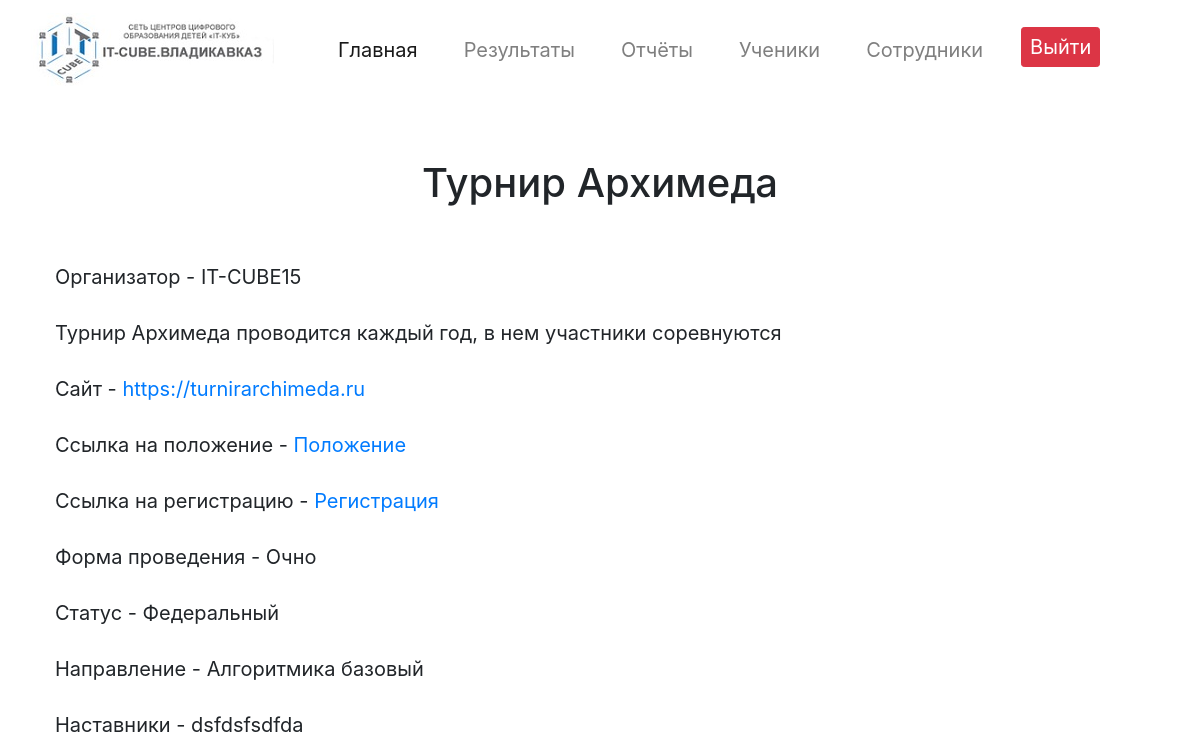
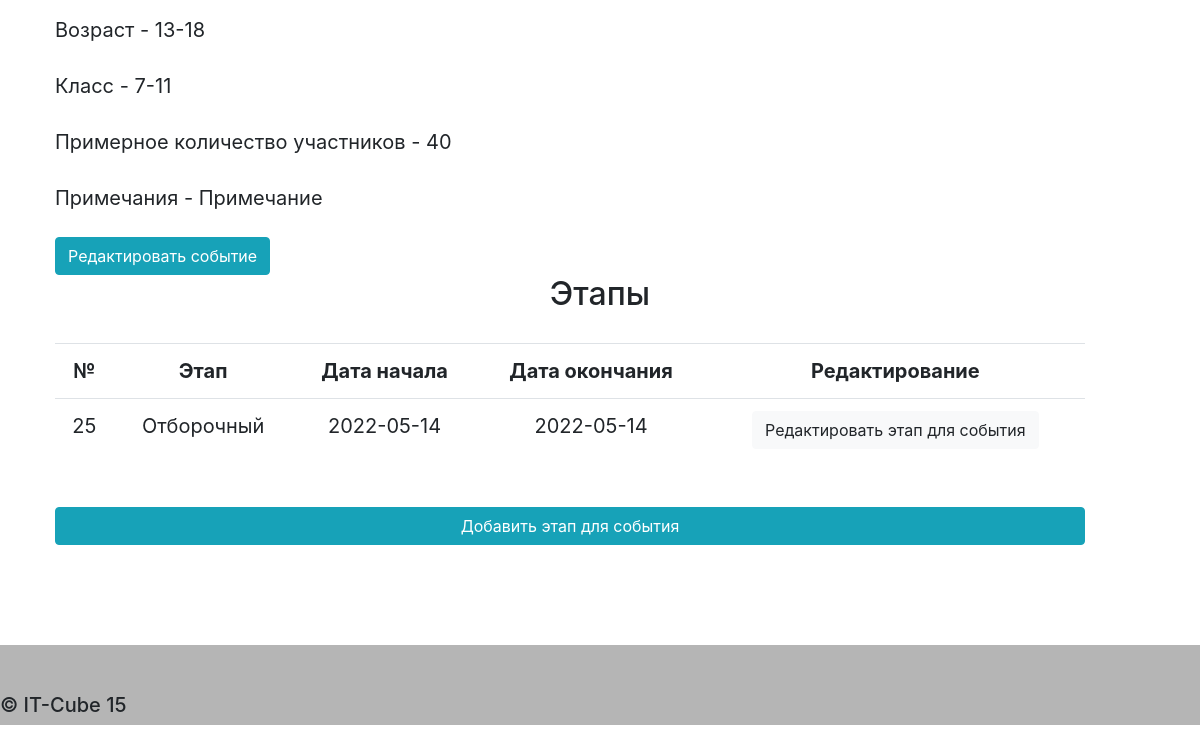
The page /event_more/10 (signed in) on the database as committed earlier (2 pictures, top to bottom).
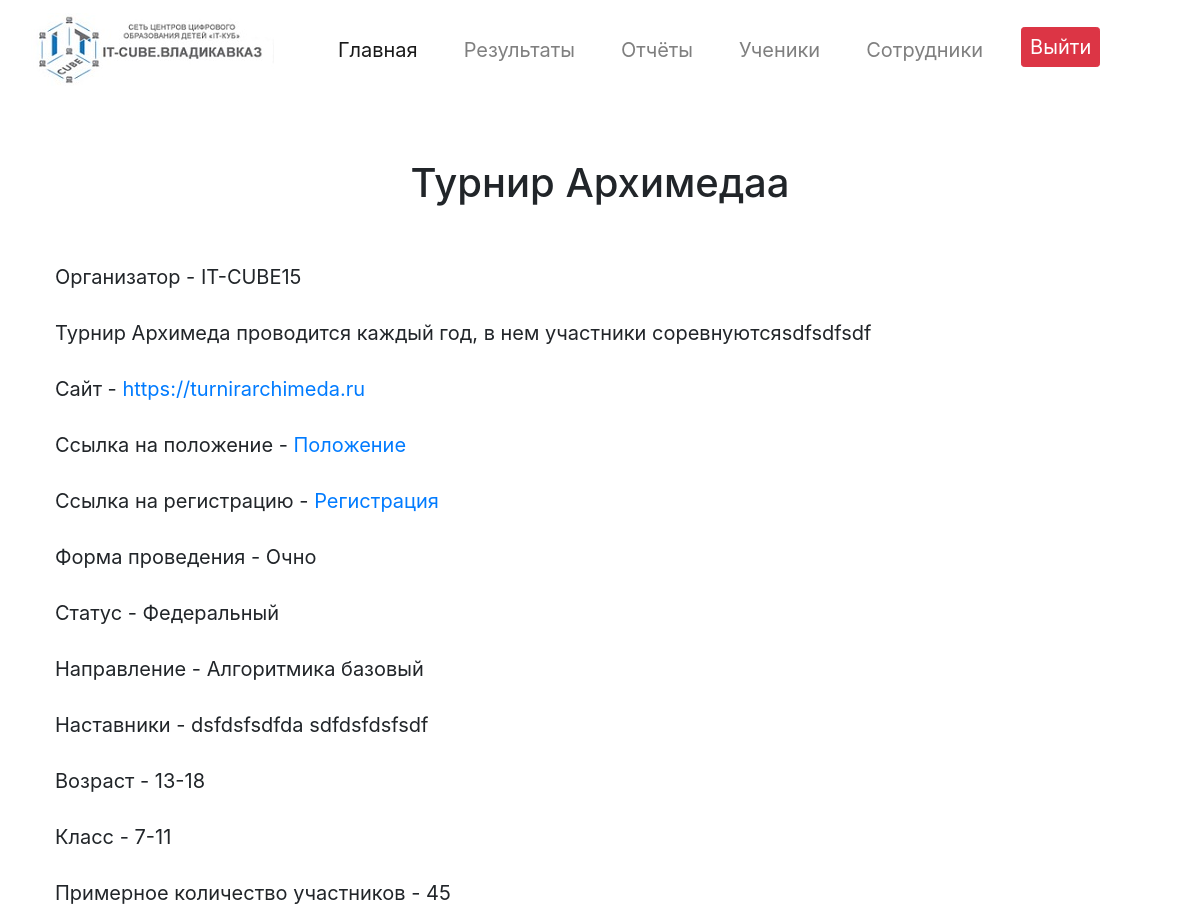
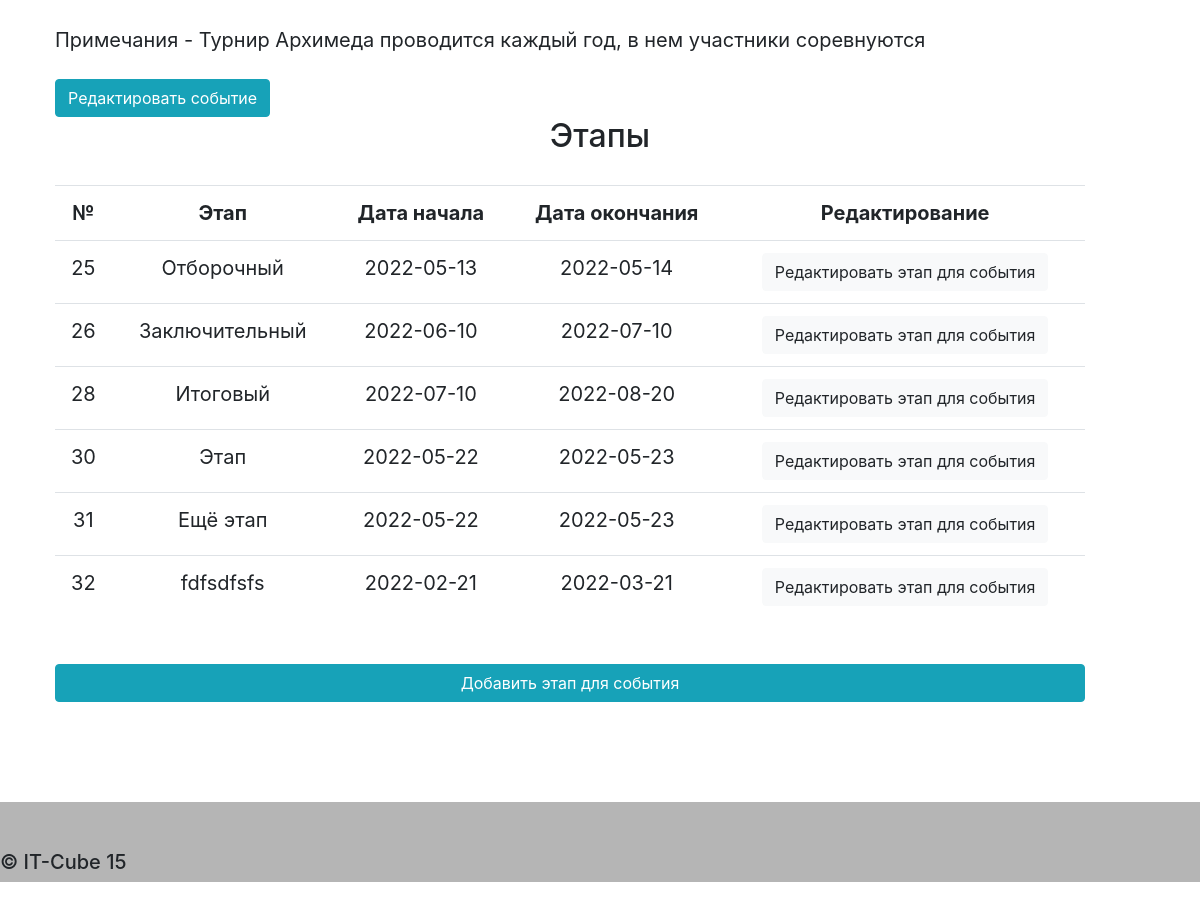
The same page on the database as committed later (2 pictures, top to bottom).
### data/event.py (models this page shows)
class Event(SqlAlchemyBase, UserMixin, SerializerMixin):
    __tablename__ = 'Event'
    id = sqlalchemy.Column(sqlalchemy.Integer,
                           primary_key=True, autoincrement=True)
    Name_of_event = sqlalchemy.Column(sqlalchemy.String, nullable=True)
    Organizer = sqlalchemy.Column(sqlalchemy.String, nullable=True)
    Description = sqlalchemy.Column(sqlalchemy.Text)
    Website = sqlalchemy.Column(sqlalchemy.String, nullable=True)
    Link_to_position = sqlalchemy.Column(sqlalchemy.String, nullable=True)
    Link_to_regestration = sqlalchemy.Column(sqlalchemy.String, nullable=True)
    Form_of_holding = sqlalchemy.Column(sqlalchemy.Integer, sqlalchemy.ForeignKey("Form_of_holding.id"), nullable=True)
    Status = sqlalchemy.Column(sqlalchemy.Integer, sqlalchemy.ForeignKey("Status.id"), nullable=True)
    Direction = sqlalchemy.Column(sqlalchemy.Integer, sqlalchemy.ForeignKey("Directions.id"), nullable=True)
    Age = sqlalchemy.Column(sqlalchemy.String, nullable=True)
    Class = sqlalchemy.Column(sqlalchemy.String, nullable=True)
    Note = sqlalchemy.Column(sqlalchemy.Text)
    Number_of_participants = sqlalchemy.Column(sqlalchemy.Integer, nullable=True)
    direction = orm.relation('Directions')
    participation_employees = orm.relation("Participation_employees", back_populates='event')
    stage_events = orm.relation("Stages_Events", back_populates='event')

### data/employees.py (models this page shows, shortened)
class Employees(SqlAlchemyBase, UserMixin, SerializerMixin):
    __tablename__ = 'Employees'
    id = sqlalchemy.Column(sqlalchemy.Integer,
                           primary_key=True, autoincrement=True)
    FIO = sqlalchemy.Column(sqlalchemy.String, nullable=True)
    Email = sqlalchemy.Column(sqlalchemy.String, nullable=True, unique=True)
    Hashed_password = sqlalchemy.Column(sqlalchemy.String, nullable=True)
    Date_of_birth = sqlalchemy.Column(sqlalchemy.Date, nullable=True)
    Place_of_residence = sqlalchemy.Column(sqlalchemy.String, nullable=True)
    Number_phone = sqlalchemy.Column(sqlalchemy.String, nullable=True)
    Gender = sqlalchemy.Column(sqlalchemy.String, nullable=True)
    Status = sqlalchemy.Column(sqlalchemy.String, sqlalchemy.ForeignKey("Status_employees.id"), nullable=True)
    Note = sqlalchemy.Column(sqlalchemy.Text)
    studies_it_cube = orm.relation("Studies_it_cube", back_populates='employer')
    statusemployer = orm.relation("StatusEmployer")
    results = orm.relation("Results", back_populates='employer')
    participation_employees = orm.relation("Participation_employees", back_populates='employer')

### data/stages_event.py (models this page shows)
class Stages(SqlAlchemyBase, UserMixin, SerializerMixin):
    __tablename__ = 'Stages'
    id = sqlalchemy.Column(sqlalchemy.Integer,
                           primary_key=True, autoincrement=True)
    Stage = sqlalchemy.Column(sqlalchemy.String, nullable=True)
    Date_begin = sqlalchemy.Column(sqlalchemy.Date, nullable=True)
    Date_end = sqlalchemy.Column(sqlalchemy.Date, nullable=True)
    stage_events = orm.relation("Stages_Events", back_populates='stage')

### main.py (the view)
@app.route("/event_more/<int:id>")
@login_required
def event_more(id):
    db_sess = db_session.create_session()
    event = db_sess.query(Event).filter(Event.id == id).first()
    empls_partic = db_sess.query(Participation_employees).filter(event.id == Participation_employees.Id_event).all()
    employes = []
    for empl in empls_partic:
        empls = db_sess.query(Employees).filter(Employees.id == empl.Id_employer).first()
        employes.append(empls.FIO)
    status = db_sess.query(Status).filter(event.Status == Status.id).first()
    form_hold = db_sess.query(Form_of_Holding).filter(event.Form_of_holding == Form_of_Holding.id).first()
    direction = db_sess.query(Directions).filter(event.Direction == Directions.id).first()
    stages_id = db_sess.query(Stages_Events).filter(event.id == Stages_Events.Id_event).all()
    stages = []
    for stage_id in stages_id:
        stage = db_sess.query(Stages).filter(stage_id.Id_stage == Stages.id).first()
        stages.append(stage)
    return render_template('event_more.html', title='Подробности события',
                           event=event, empl_partic=empls_partic, status=status,
                           form_hold=form_hold, direction=direction, employees=employes,
                           stages=stages)

### data/db_session.py (called while the page is built)
def create_session() -> Session:
    global __factory
    return __factory()

### main.py (called while the page is built)
@login_manager.user_loader
def load_user(user_id):
    db_sess = db_session.create_session()
    return db_sess.query(Employees).get(user_id)

### templates/event_more.html
{% extends "base.html" %}
{% block content %}
<h1 class="text-center">{{ event.Name_of_event }}</h1>
<div class="text-event">
    <p>Организатор - {{ event.Organizer }}</p>
    <p>{{ event.Description }}</p>
    <p>Сайт - <a href="{{ event.Website }}" target="_blank">{{ event.Website }}</a></p>
    <p>Ссылка на положение - <a href="{{ event.Link_to_position }}" target="_blank">Положение</a></p>
    <p>Ссылка на регистрацию - <a href="{{ event.Link_to_regestration }}" target="_blank">Регистрация</a></p>
    <p class="form_of_holding">Форма проведения - {{ form_hold.Form }}</p>
    <p>Статус - {{ status.Status_name }}</p>
    <p>Направление - {{ direction.Direction }}</p>
    <p>Наставники -
        {% for employer in employees %}
                {{ employer }}
        {% endfor %}
    </p>
    <p>Возраст - {{ event.Age }}</p>
    <p>Класс - {{ event.Class }}</p>
    <p>Примерное количество участников - {{ event.Number_of_participants }}</p>
    <p>Примечания - {{ event.Note }}</p>
    <a href="/event/{{event.id}}" class="btn btn-info">
    Редактировать событие
    </a>
</div>
<h2 class="text-center">Этапы</h2>
<div class="table-responsive table-responsive-stages">
    <table align="center" class="table table-hover">
        <tr align="center">
            <th>№</th>
            <th>Этап</th>
            <th>Дата начала</th>
            <th>Дата окончания</th>
            <th>Редактирование</th>
        </tr>
        {% for stage in stages %}
            <tr align="center">
                <td>{{ stage.id }}</td>
                <td>{{ stage.Stage }}</td>
                <td>{{ stage.Date_begin }}</td>
                <td>{{ stage.Date_end }}</td>
                <td><a href="/stage/{{stage.id}}" class="btn btn-light">Редактировать этап для события</a></td>
            </tr>
        {% endfor %}
    </table>
</div>
<a href="/add_event_stage/{{event.id}}" class="btn btn-info add-stage">
    Добавить этап для события
</a>
{% endblock %}

Rows that differ between the two databases and show on the page:
changed Event "IT-CUBE15": Name_of_event "Турнир Архимеда" → "Турнир Архимедаa"; Description "Турнир Архимеда проводится каждый год, в нем участники соревнуются" → "Турнир Архимеда проводится каждый год, в нем участники соревнуютсяsdfsdfsdf"; Number_of_participants "40" → "45"; Note "Примечание" → "Турнир Архимеда проводится каждый год, в нем участники соревнуются"
now on this page (row unchanged): Employees: FIO "sdfdsfdsfsdf"
changed Stages "Отборочный": Date_begin "2022-05-14" → "2022-05-13"
added Stages: id "26", Stage "Заключительный", Date_begin "2022-06-10", Date_end "2022-07-10"
added Stages: id "28", Stage "Итоговый", Date_begin "2022-07-10", Date_end "2022-08-20"
added Stages: id "30", Stage "Этап", Date_begin "2022-05-22", Date_end "2022-05-23"
added Stages: id "31", Stage "Ещё этап", Date_begin "2022-05-22", Date_end "2022-05-23"
added Stages: id "32", Stage "fdfsdfsfs", Date_begin "2022-02-21", Date_end "2022-03-21"
